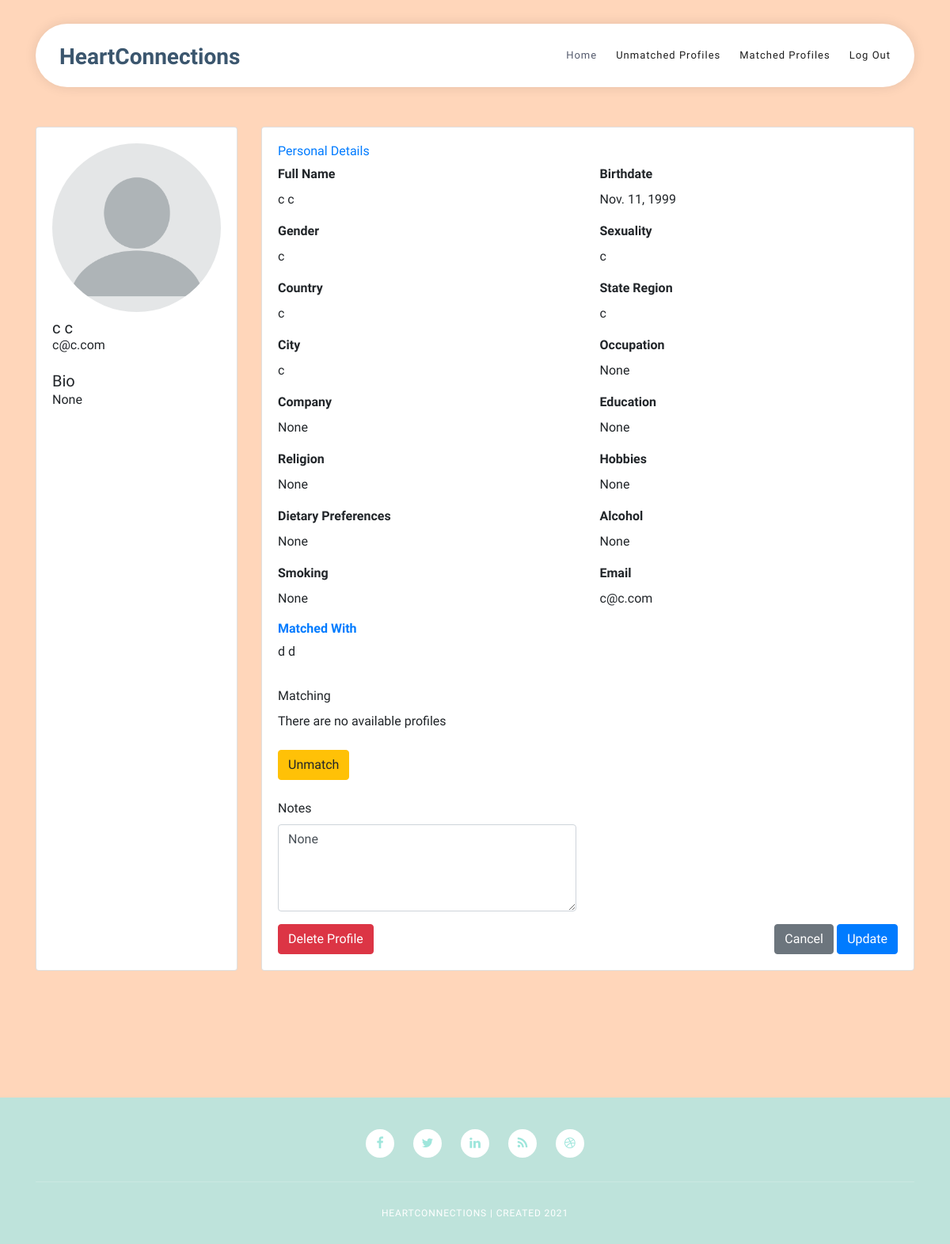
The page /HeartConnections/profile/9/ on the database as committed earlier.
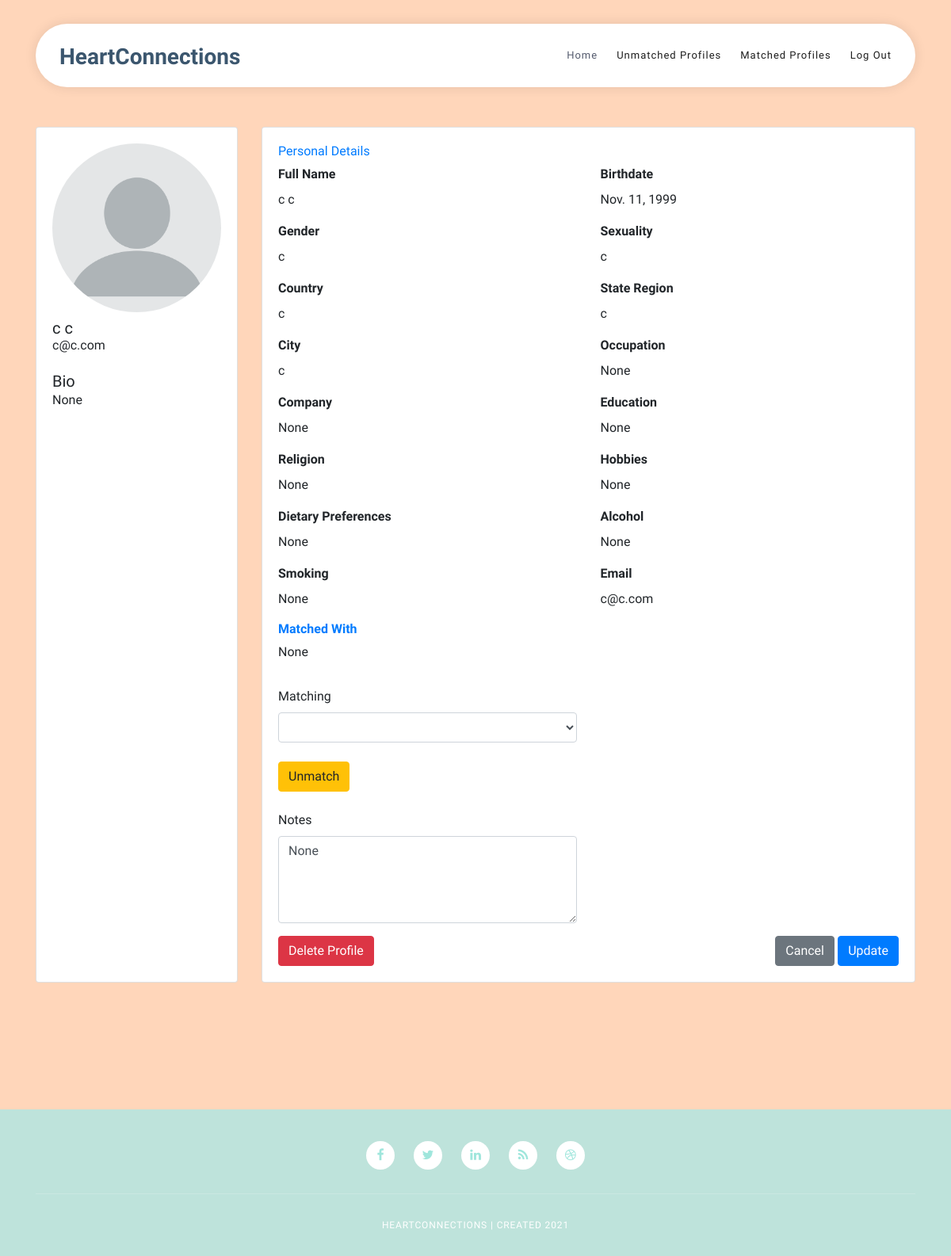
The same page on the database as committed later.
### HeartConnections/models.py (models this page shows, shortened)
class Profile(models.Model):
    id = models.AutoField(primary_key=True)
    first_name = models.CharField(max_length=30)
    last_name = models.CharField(max_length=40)
    birthdate = models.DateField(default=datetime.date(1900, 1, 1), validators=[MinValueValidator(datetime.date(1900, 1, 1)), MaxValueValidator(datetime.date.today() - datetime.timedelta(days=6575))])
    gender = models.CharField(max_length=20)
    sexuality = models.CharField(max_length=25)
    country = models.CharField(max_length=40)
    state_region = models.CharField(max_length=20)
    city = models.CharField(max_length=30)
    occupation = models.CharField(max_length=25, blank=True, null=True)
    company = models.CharField(max_length=40, blank=True, null=True)
    education = models.CharField(max_length=50, blank=True, null=True)
    bio = models.CharField(max_length=1000, blank=True, null=True)
    religion = models.CharField(max_length=25, blank=True, null=True)
    hobbies = models.CharField(max_length=250, blank=True, null=True)
    dietary_preferences = models.CharField(max_length=100, blank=True, null=True)
    alcohol = models.BooleanField(blank=True, null=True)
    smoking = models.BooleanField(blank=True, null=True)
    email = models.EmailField(max_length=50)
    matched = models.BooleanField(default=False)
    matched_with = models.CharField(max_length=100, blank=True, null=True)
    notes = models.CharField(max_length=500, blank=True, null=True)
    profile_pic = models.ImageField(null=True, blank=True)

### HeartConnections/views.py (the view, shortened to what this page needs)
# urls.py: path('profile/<int:pk>/', views.ProfileDetailedView.as_view(), name='profile_detailed_view'),
class ProfileDetailedView(generic.edit.FormMixin, generic.DetailView):
    model = Profile
    form_class = MatchmakerForm
    success_url = '../unmatched'
    template_name = 'profile_detailed_view.html'
    def get_context_data(self, **kwargs):
        context = super(ProfileDetailedView, self).get_context_data(**kwargs)
        context['unmatched_list'] = Profile.objects.filter(matched=False)
        context['available_list'] = Profile.objects.filter(matched=False).exclude(id=self.object.id)
        context['form'] = self.get_form()
        if self.object.matched:
            match_list = self.object.matched_with.strip().split(" ")
            context['match_list'] = Profile.objects.filter(id__in=match_list)
        return context

### HeartConnections/forms.py
class MatchmakerForm(forms.ModelForm):
    class Meta:
        model = Profile
        fields = (
            'matched',
            'notes',
            'matched_with',
        )

### HeartConnections/templates/profile_detailed_view.html (shortened to what the changed rows need)
{% extends "admin_base_generic.html" %}
{% block content %}
<head>
  {% load static %}
</head>
<div class="container">
  <div class="row gutters">
  <div class="col-xl-9 col-lg-9 col-md-12 col-sm-12 col-12">
  <div class="card h-100">
    <div class="card-body">
      <div class="row gutters">
        <div class="col-xl-6 col-lg-6 col-md-6 col-sm-6 col-12">
          <div class="form-group">
            <h6 class="mb-2 text-primary"><strong>Matched With</strong></h6>
            {% if match_list %}
            {% for match in match_list %}
            <p>{{ match.first_name }} {{ match.last_name }}</p>
            {% endfor %}
            {% else %}
            <p>None</p>
            {% endif %}
          </div>
        </div>
      </div>
      <div class="row gutters">
        <div class="col-xl-6 col-lg-6 col-md-6 col-sm-6 col-12">
        <form method="post">
          <div class="form-group">
            <label for="matched_with">Matching</label>
            {% if available_list %}
            <select id="matched_with" class="form-control" id="matched_with" name="matched_with">
              {% if match_list %}
              {% for match in match_list %}
                <option value="{{ match.id }}">{{ match.first_name }} {{ match.last_name }}, Notes: {{ match.notes }}</option>
              {% endfor %}
              {% else %}
                <option value="none"></option>
              {% endif %}
              {% for profile in available_list %}
                <option value="{{ profile.id }}">{{ profile.first_name }} {{ profile.last_name }}, Notes: {{ profile.notes }}</option>
              {% endfor %}
            </select>
            {% else %}
              <p>There are no available profiles</p>
            {% endif %}
            <br>
            <button type="unmatch" id="unmatch" name="unmatch" class="btn btn-warning">Unmatch</button><br>
            <br><label for="notes">Notes</label>
            <textarea id="notes" class="form-control" name="notes" id="notes" rows="4" cols="50" placeholder="Matchmaking Notes">{{ profile.notes }}</textarea>
          </div>
        </div>
      </div>
    </div>
  </div>
  </div>
  </div>
  </div>
{% endblock %}

Rows that differ between the two databases and show on the page:
removed Profile: first_name "d", last_name "d"
Other text that changed with them:
text no longer shown: "There are no available profiles"
text now shown: "None"
